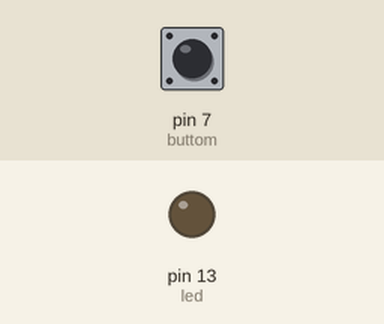
Recording of a sketch running on a simulated Arduino Uno, built with avr-gcc and run on an emulated ATmega328P. On the bench: output pins drawn as LEDs (lit = HIGH). The inputs (shaded band) are chosen by the test bench; at power-on: pin 7 (buttom) LOW.

Above: at 1.2 s.
1.3 s: pin 7 (buttom) pulled HIGH for 0.15 s
At 2.4 s:
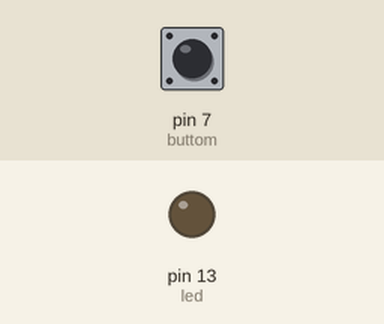
3.0 s: pin 7 (buttom) pulled HIGH for 1 s
At 3.8 s:
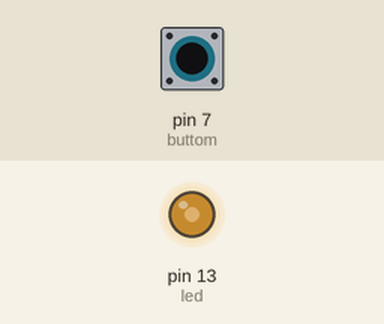
5.5 s: pin 7 (buttom) pulled HIGH for 3.2 s
At 9.3 s:
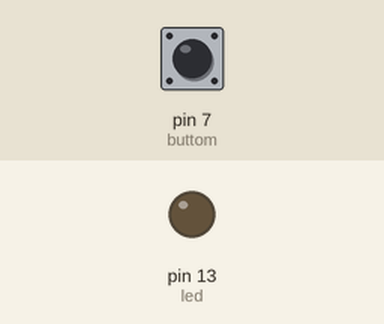
Timing chart, 0 to 10.8 s (numbered marks = the images above; inputs shaded):
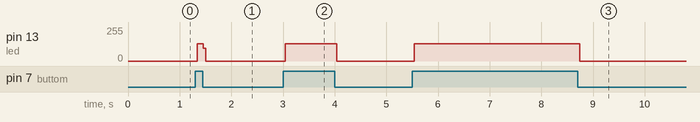

The sketch:

blinkingButtomLedandKeep.ino
```cpp
//Turn on the led when the buttom is pressed and keep it after it is relased
const int led=13;
const int buttom = 7;
int val=0;
int state=0;
void setup()
{
  pinMode(led,OUTPUT);
  pinMode(buttom,INPUT);
}

void loop()
{
  val = digitalRead(buttom);
  if(val==HIGH)
  {
    state=1-state;
  }
  if (state==1)
  {
    digitalWrite(led,HIGH);
  }
  else
  {
    digitalWrite(led,LOW);
  }
}
```

Measured:
- after the input at 1.3 s, pin 13 (led): 0/255 → 128/255 at once, → 0/255 0.12 s later
- after the input at 3.0 s, pin 13 (led): 0/255 → 128/255 at once, → 0/255 1.0 s later
- after the input at 5.5 s, pin 13 (led): 0/255 → 128/255 at once, → 0/255 3.2 s later
